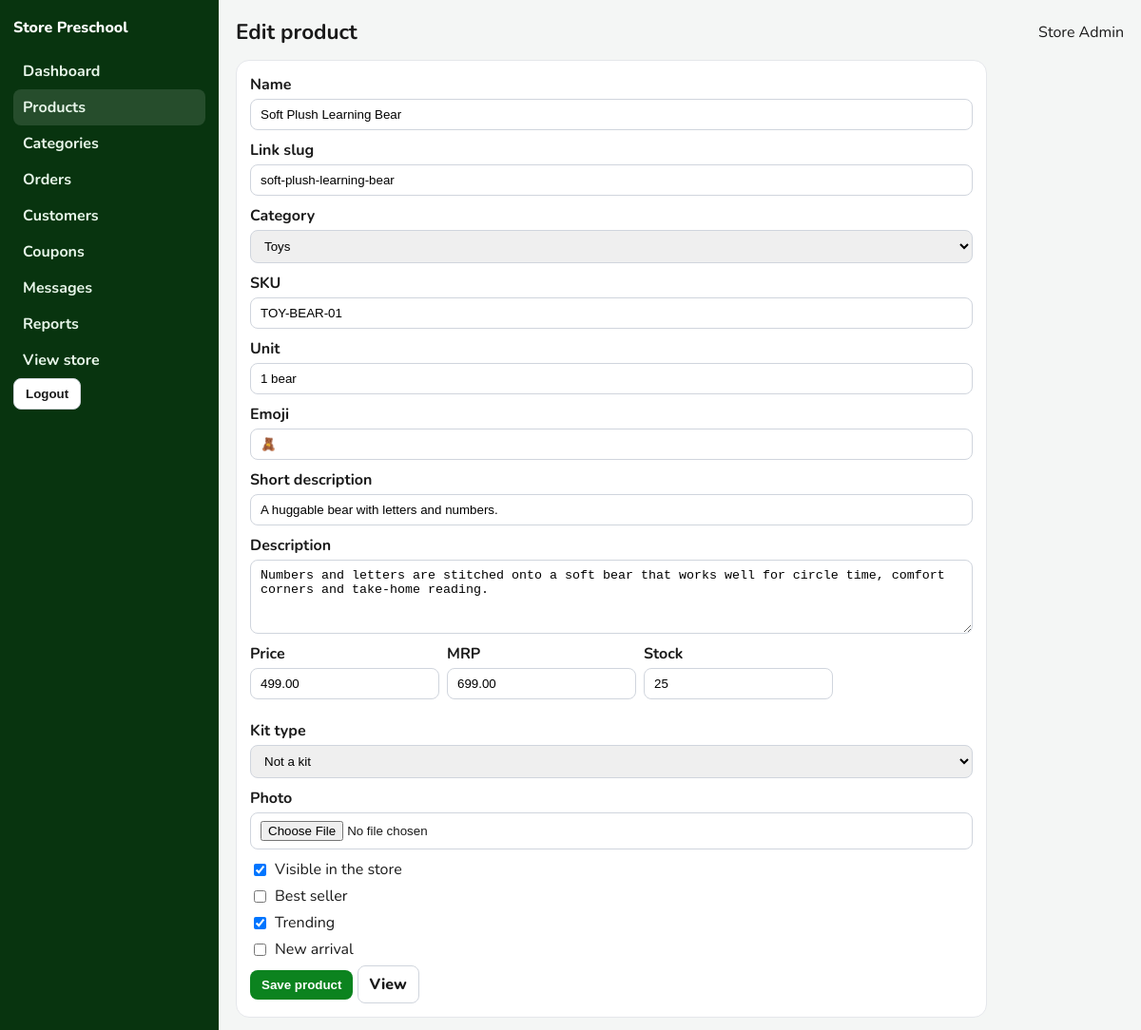
The page /admin/product-form.php?id=2 (signed in) on the database its author committed.
### tables this page shows
CREATE TABLE users (
    id INT UNSIGNED AUTO_INCREMENT PRIMARY KEY,
    name VARCHAR(120) NOT NULL,
    email VARCHAR(160) NOT NULL,
    phone VARCHAR(15) NOT NULL,
    password_hash VARCHAR(255) NOT NULL,
    role ENUM('customer', 'admin') NOT NULL DEFAULT 'customer',
    school_name VARCHAR(180) NULL,
    address VARCHAR(500) NULL,
    city VARCHAR(80) NULL,
    pincode VARCHAR(10) NULL,
    is_active TINYINT(1) NOT NULL DEFAULT 1,
    created_at TIMESTAMP NOT NULL DEFAULT CURRENT_TIMESTAMP,
    UNIQUE KEY uniq_email (email)
);

CREATE TABLE products (
    id INT UNSIGNED AUTO_INCREMENT PRIMARY KEY,
    category_id INT UNSIGNED NOT NULL,
    name VARCHAR(180) NOT NULL,
    slug VARCHAR(200) NOT NULL,
    short_desc VARCHAR(255) NOT NULL,
    description TEXT NOT NULL,
    emoji VARCHAR(16) NOT NULL DEFAULT '📦',
    image VARCHAR(255) NULL,
    unit_label VARCHAR(60) NOT NULL DEFAULT '1 pc',
    price DECIMAL(10,2) NOT NULL,
    mrp DECIMAL(10,2) NOT NULL,
    stock INT NOT NULL DEFAULT 0,
    sku VARCHAR(40) NOT NULL,
    is_bestseller TINYINT(1) NOT NULL DEFAULT 0,
    is_trending TINYINT(1) NOT NULL DEFAULT 0,
    is_new TINYINT(1) NOT NULL DEFAULT 0,
    kit_type ENUM('none', 'starter', 'nursery', 'jrkg', 'srkg') NOT NULL DEFAULT 'none',
    is_active TINYINT(1) NOT NULL DEFAULT 1,
    created_at TIMESTAMP NOT NULL DEFAULT CURRENT_TIMESTAMP,
    updated_at TIMESTAMP NULL DEFAULT NULL ON UPDATE CURRENT_TIMESTAMP,
    UNIQUE KEY uniq_slug (slug),
    UNIQUE KEY uniq_sku (sku),
    KEY idx_category (category_id),
    KEY idx_flags (is_bestseller, is_trending, is_new, kit_type),
    CONSTRAINT fk_products_category FOREIGN KEY (category_id) REFERENCES categories (id)
);

CREATE TABLE categories (
    id INT UNSIGNED AUTO_INCREMENT PRIMARY KEY,
    name VARCHAR(80) NOT NULL,
    slug VARCHAR(80) NOT NULL,
    emoji VARCHAR(16) NOT NULL,
    description VARCHAR(255) NOT NULL,
    sort_order INT NOT NULL DEFAULT 0,
    is_active TINYINT(1) NOT NULL DEFAULT 1,
    UNIQUE KEY uniq_slug (slug)
);

### includes/functions.php (called while the page is built, shortened)
<?php
function e(mixed $value): string
{
    return htmlspecialchars((string) $value, ENT_QUOTES | ENT_SUBSTITUTE, 'UTF-8');
}
function url(string $path = ''): string
{
    $base = rtrim(BASE_URL, '/');
    if ($path === '') {
        return $base === '' ? '/' : $base . '/';
    }
    return ($base === '' ? '' : $base) . '/' . ltrim($path, '/');
}
function current_user(): ?array
{
    static $loaded = false;
    static $user = null;
    if ($loaded) {
        return $user;
    }
    $loaded = true;
    $stmt = db()->prepare('SELECT * FROM users WHERE id = ? LIMIT 1');
    $stmt->execute([(int) $_SESSION['user_id']]);
    $row = $stmt->fetch();
    $user = $row;
    return $user;
}
function require_admin(): void
{
    $user = current_user();
}

### config/database.php (called while the page is built, shortened)
<?php
function db(): PDO
{
    static $pdo = null;
    if ($pdo instanceof PDO) {
        return $pdo;
    }
    $dsn = sprintf(
        'mysql:host=%s;port=%d;dbname=%s;charset=%s',
        DB_HOST,
        DB_PORT,
        DB_NAME,
        DB_CHARSET
    );
    $pdo = new PDO($dsn, DB_USER, DB_PASS, [
        PDO::ATTR_ERRMODE => PDO::ERRMODE_EXCEPTION,
        PDO::ATTR_DEFAULT_FETCH_MODE => PDO::FETCH_ASSOC,
        PDO::ATTR_EMULATE_PREPARES => false,
    ]);
    return $pdo;
}

### includes/commerce.php (called while the page is built, shortened)
<?php
function categories_all(bool $activeOnly = true): array
{
    $sql = 'SELECT c.*, COUNT(p.id) AS product_count
            FROM categories c
            LEFT JOIN products p ON p.category_id = c.id AND p.is_active = 1';
    $sql .= ' GROUP BY c.id ORDER BY c.sort_order, c.name';
    return db()->query($sql)->fetchAll();
}
function product_by_id(int $id): ?array
{
    $stmt = db()->prepare('SELECT p.*, c.name AS category_name, c.slug AS category_slug
        FROM products p JOIN categories c ON c.id = p.category_id WHERE p.id = ? LIMIT 1');
    $stmt->execute([$id]);
    $row = $stmt->fetch();
    return $row ?: null;
}

### admin/product-form.php (the view, shortened to what this page needs)
<?php
require_once __DIR__ . '/../includes/init.php';
require_admin();
$id = (int) ($_GET['id'] ?? $_POST['id'] ?? 0);
$product = $id ? product_by_id($id) : null;
$categories = categories_all(false);
$pageTitle = $product && $id ? 'Edit product' : 'Add product';
$active = 'products';
require __DIR__ . '/includes/header.php';
$p = $product ?? [];
?>
<form method="post" enctype="multipart/form-data" class="panel" style="max-width:760px">
    <label class="field">Name<input name="name" required value="<?= e($p['name'] ?? '') ?>"></label>
    <label class="field">Link slug<input name="slug" value="<?= e($p['slug'] ?? '') ?>" placeholder="Leave blank to generate"></label>
    <label class="field">Category
        <select name="category_id" required>
            <?php foreach ($categories as $category): ?>
                <option value="<?= (int) $category['id'] ?>"<?= (int) ($p['category_id'] ?? 0) === (int) $category['id'] ? ' selected' : '' ?>><?= e($category['name']) ?></option>
            <?php endforeach; ?>
        </select>
    </label>
    <label class="field">SKU<input name="sku" required value="<?= e($p['sku'] ?? '') ?>"></label>
    <label class="field">Unit<input name="unit_label" required value="<?= e($p['unit_label'] ?? '1 pc') ?>"></label>
    <label class="field">Emoji<input name="emoji" value="<?= e($p['emoji'] ?? '📦') ?>"></label>
    <label class="field">Short description<input name="short_desc" required value="<?= e($p['short_desc'] ?? '') ?>"></label>
    <label class="field">Description<textarea name="description" rows="4" required><?= e($p['description'] ?? '') ?></textarea></label>
    <div class="filters">
        <label class="field">Price<input type="number" step="0.01" min="0" name="price" required value="<?= e((string) ($p['price'] ?? '')) ?>"></label>
        <label class="field">MRP<input type="number" step="0.01" min="0" name="mrp" required value="<?= e((string) ($p['mrp'] ?? '')) ?>"></label>
        <label class="field">Stock<input type="number" min="0" name="stock" required value="<?= e((string) ($p['stock'] ?? '0')) ?>"></label>
    </div>
    <label class="field">Kit type
        <select name="kit_type">
            <?php foreach (['none' => 'Not a kit', 'starter' => 'Starter kit', 'nursery' => 'Nursery', 'jrkg' => 'Jr. KG', 'srkg' => 'Sr. KG'] as $value => $label): ?>
                <option value="<?= e($value) ?>"<?= ($p['kit_type'] ?? 'none') === $value ? ' selected' : '' ?>><?= e($label) ?></option>
            <?php endforeach; ?>
        </select>
    </label>
    <label class="field">Photo<input type="file" name="image" accept="image/jpeg,image/png,image/webp,image/gif"></label>
    <label class="check"><input type="checkbox" name="is_active" value="1"<?= !isset($p['is_active']) || (int) $p['is_active'] === 1 ? ' checked' : '' ?>> Visible in the store</label>
    <label class="check"><input type="checkbox" name="is_bestseller" value="1"<?= !empty($p['is_bestseller']) ? ' checked' : '' ?>> Best seller</label>
    <label class="check"><input type="checkbox" name="is_trending" value="1"<?= !empty($p['is_trending']) ? ' checked' : '' ?>> Trending</label>
    <label class="check"><input type="checkbox" name="is_new" value="1"<?= !empty($p['is_new']) ? ' checked' : '' ?>> New arrival</label>
    <button class="btn" type="submit">Save product</button>
    <?php if ($id && !empty($p['slug'])): ?><a class="btn alt" href="<?= e(url('product.php?slug=' . rawurlencode((string) $p['slug']))) ?>">View</a><?php endif; ?>
</form>
<?php require __DIR__ . '/includes/footer.php'; ?>

### admin/includes/header.php (shortened to what this page needs)
<?php
$active = $active ?? '';
$pageTitle = $pageTitle ?? 'Admin';
$adminUser = current_user();
$unreadMessages = (int) db()->query('SELECT COUNT(*) FROM messages WHERE is_read = 0')->fetchColumn();
$links = [
    'dashboard' => ['Dashboard', 'index.php'],
    'products' => ['Products', 'products.php'],
    'categories' => ['Categories', 'categories.php'],
    'orders' => ['Orders', 'orders.php'],
    'customers' => ['Customers', 'customers.php'],
    'coupons' => ['Coupons', 'coupons.php'],
    'messages' => ['Messages' . ($unreadMessages ? ' (' . $unreadMessages . ')' : ''), 'messages.php'],
    'reports' => ['Reports', 'reports.php'],
];
?>
<!doctype html>
<html lang="en">
<head>
    <link href="<?= e(url('assets/css/admin.css')) ?>" rel="stylesheet">
</head>
<body>
<div class="admin-shell">
    <aside class="side" id="side">
        <div class="brand">Store Preschool</div>
        <?php foreach ($links as $key => [$label, $href]): ?>
            <a class="<?= $active === $key ? 'on' : '' ?>" href="<?= e($href) ?>"><?= e($label) ?></a>
        <?php endforeach; ?>
        <a href="<?= e(url()) ?>">View store</a>
        <form method="post" action="logout.php"><?= csrf_field() ?><button class="btn alt" type="submit">Logout</button></form>
    </aside>
    <div class="admin-main">
        <div class="top">
            <div>
                <h1 style="display:inline;font-size:1.4rem;margin:0"><?= e($pageTitle) ?></h1>
            </div>
            <span><?= e($adminUser['name'] ?? '') ?></span>
        </div>

### assets/css/admin.css (style rules this page uses)
body { margin: 0; background: #f4f6f5; color: #1a1a1a; font-family: Nunito, "Segoe UI", sans-serif; }
a { color: #0c831f; }
.admin-shell { display: grid; grid-template-columns: 230px 1fr; min-height: 100vh; }
.side { background: #08340f; color: #fff; padding: 18px 14px; }
.side a { color: #e8f6ea; text-decoration: none; display: block; padding: 8px 10px; border-radius: 8px; font-weight: 700; }
.side a.on, .side a:hover { background: rgba(255,255,255,.12); }
.brand { font-weight: 800; margin-bottom: 16px; }
.admin-main { padding: 18px; }
.top { display: flex; justify-content: space-between; gap: 12px; align-items: center; margin-bottom: 14px; }
.card, .panel { background: #fff; border: 1px solid #e5e7eb; border-radius: 14px; padding: 14px; }
.filters { display: flex; gap: 8px; flex-wrap: wrap; margin-bottom: 12px; }
input, select, textarea { border: 1px solid #d0d5dd; border-radius: 8px; padding: 8px 10px; }
label.field { display: grid; gap: 4px; font-weight: 700; margin-bottom: 10px; }
.btn { border: 0; background: #0c831f; color: #fff; border-radius: 8px; padding: 8px 12px; font-weight: 800; text-decoration: none; display: inline-block; }
.btn.alt { background: #fff; color: #1a1a1a; border: 1px solid #d0d5dd; }
.check { display: flex; gap: 6px; align-items: center; margin: 6px 0; }

### rows shown on the page
users: name "Store Admin"
products: name "Soft Plush Learning Bear", slug "soft-plush-learning-bear", category_id "Toys", sku "TOY-BEAR-01", unit_label "1 bear", emoji "🧸", short_desc "A huggable bear with letters and numbers.", description "Numbers and letters are stitched onto a soft bear that works well for circle time, comfort corners and take-home reading.", price "499.00", mrp "699.00", stock "25", kit_type "Not a kit", is_active "☑", is_trending "☑"

### other values the page prints
$label "Dashboard"
$label "Products"
$label "Categories"
$label "Orders"
$label "Customers"
$label "Coupons"
$label "Messages"
$label "Reports"
$pageTitle "Edit product"
